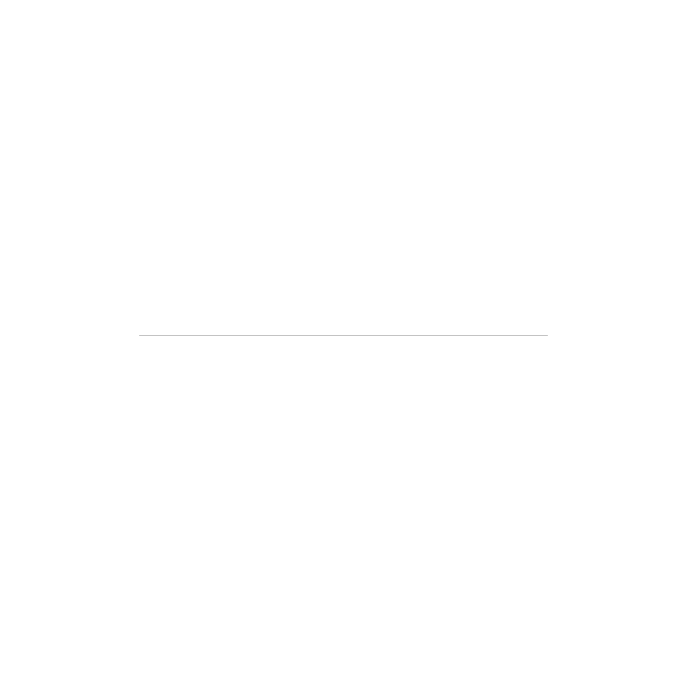
Frame 1 (no input)
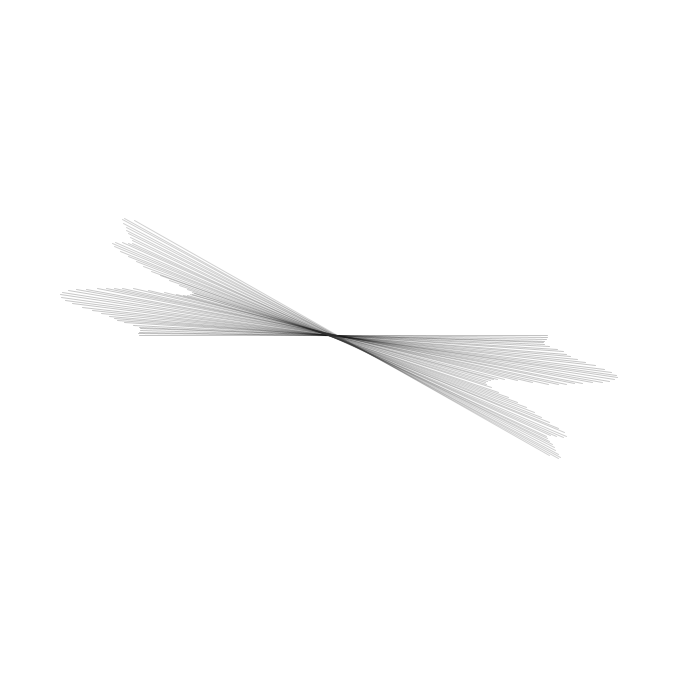
Frame 60 (the mouse pressed at the canvas centre just before this capture)
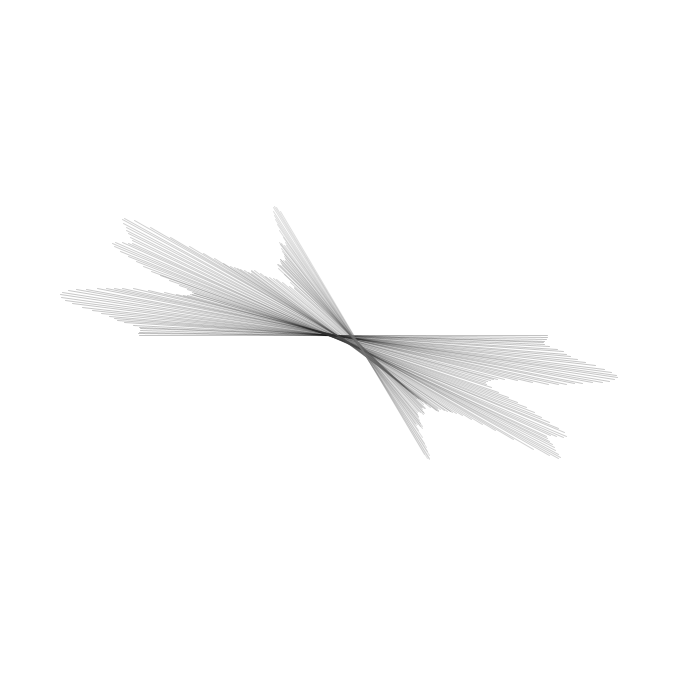
Frame 120 (the mouse held since frame 60 and released just before this capture)

The Processing sketch that drew these frames (run headless with seeded random() and noise(); from frame 60 on, the mouse is pressed at the canvas centre):

// Processing sketch: processing_57528
// ── processing_57528.pde

float centx=350;
float centy=350;
float x1,y1,x2,y2;
  float radius = 200;
  float rNoise=random(10);
  float xNoise=random(10);
  float yNoise=random(10);
  float strokeCol = 0;
  float ang=0;
  
void setup() {
  size(700,700);
  background(255);
  strokeWeight(1);
  smooth();
}



void draw() {
  if (ang<1440) {
      stroke(strokeCol,60);
      strokeCol+=1;
      if (strokeCol==255) {
        strokeCol=0;
      }
      //Steps of 0.005-0.03 work best for most applications
      rNoise+=.03;
      xNoise+=.01;
      yNoise+=.01;
      radius=(noise(rNoise)*500)+1;
      
      float rad=radians(ang);
      centx=width/2+(noise(xNoise)*50)-25;
      centy=height/2+(noise(yNoise)*50)-25;
      x1=centx + (radius*cos(rad));
      y1=centy + (radius*sin(rad));
      float opprad=rad+PI;
      x2=centx+(radius*cos(opprad));
      y2=centy+(radius*sin(opprad));
      
      
      line(x1,y1,x2,y2);
      ang +=.5;
  }
        
}
